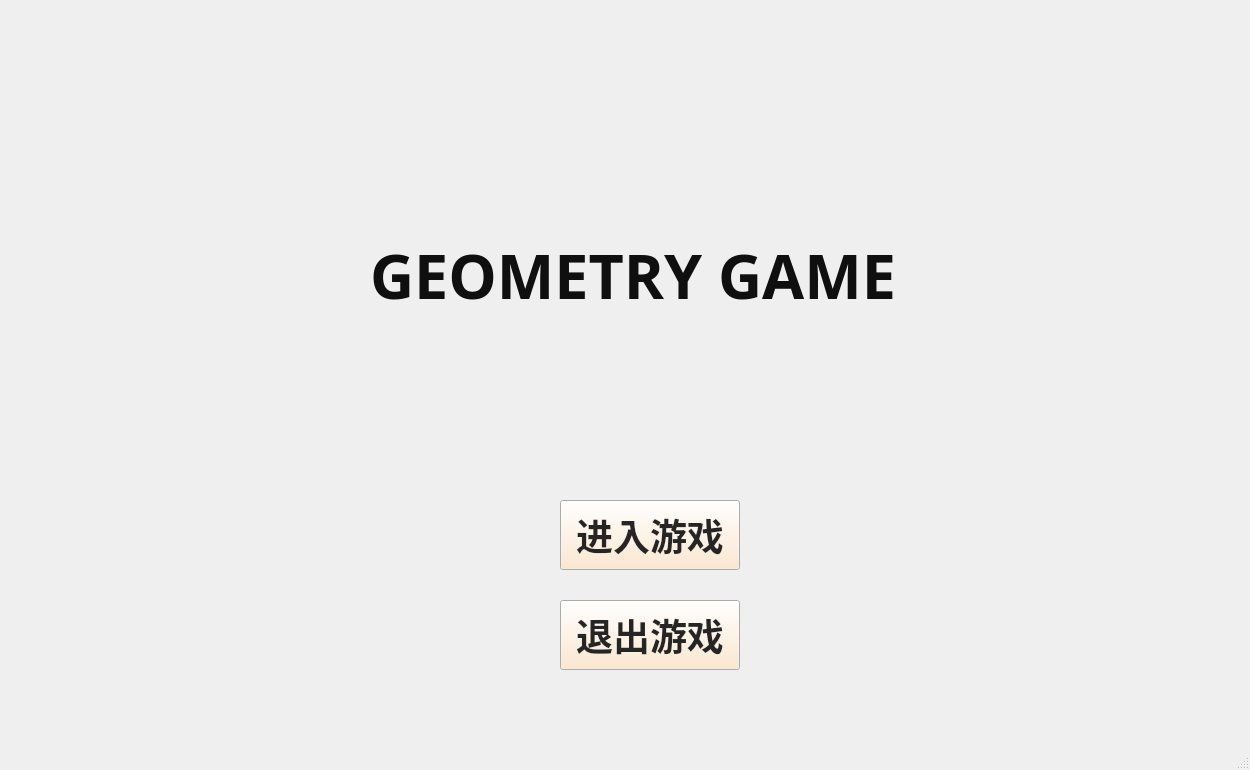
<?xml version="1.0" encoding="UTF-8"?>
<ui version="4.0">
 <class>geometryGame</class>
 <widget class="QMainWindow" name="geometryGame">
  <property name="geometry">
   <rect>
    <x>0</x>
    <y>0</y>
    <width>1250</width>
    <height>770</height>
   </rect>
  </property>
  <property name="palette">
   <palette>
    <active>
     <colorrole role="Button">
      <brush brushstyle="SolidPattern">
       <color alpha="255">
        <red>165</red>
        <green>165</green>
        <blue>165</blue>
       </color>
      </brush>
     </colorrole>
    </active>
    <inactive>
     <colorrole role="Button">
      <brush brushstyle="SolidPattern">
       <color alpha="255">
        <red>165</red>
        <green>165</green>
        <blue>165</blue>
       </color>
      </brush>
     </colorrole>
    </inactive>
    <disabled>
     <colorrole role="Button">
      <brush brushstyle="SolidPattern">
       <color alpha="255">
        <red>165</red>
        <green>165</green>
        <blue>165</blue>
       </color>
      </brush>
     </colorrole>
    </disabled>
   </palette>
  </property>
  <property name="font">
   <font>
    <bold>true</bold>
   </font>
  </property>
  <property name="cursor">
   <cursorShape>ArrowCursor</cursorShape>
  </property>
  <property name="focusPolicy">
   <enum>Qt::ClickFocus</enum>
  </property>
  <property name="windowTitle">
   <string>geometryGame</string>
  </property>
  <widget class="QWidget" name="centralwidget">
   <widget class="QPushButton" name="pushButton_1">
    <property name="enabled">
     <bool>true</bool>
    </property>
    <property name="geometry">
     <rect>
      <x>560</x>
      <y>500</y>
      <width>180</width>
      <height>70</height>
     </rect>
    </property>
    <property name="sizePolicy">
     <sizepolicy hsizetype="Minimum" vsizetype="Fixed">
      <horstretch>0</horstretch>
      <verstretch>0</verstretch>
     </sizepolicy>
    </property>
    <property name="palette">
     <palette>
      <active>
       <colorrole role="WindowText">
        <brush brushstyle="SolidPattern">
         <color alpha="255">
          <red>255</red>
          <green>228</green>
          <blue>196</blue>
         </color>
        </brush>
       </colorrole>
       <colorrole role="Button">
        <brush brushstyle="SolidPattern">
         <color alpha="255">
          <red>255</red>
          <green>228</green>
          <blue>196</blue>
         </color>
        </brush>
       </colorrole>
       <colorrole role="Text">
        <brush brushstyle="SolidPattern">
         <color alpha="255">
          <red>227</red>
          <green>222</green>
          <blue>187</blue>
         </color>
        </brush>
       </colorrole>
       <colorrole role="ButtonText">
        <brush brushstyle="SolidPattern">
         <color alpha="255">
          <red>37</red>
          <green>37</green>
          <blue>37</blue>
         </color>
        </brush>
       </colorrole>
      </active>
      <inactive>
       <colorrole role="WindowText">
        <brush brushstyle="SolidPattern">
         <color alpha="255">
          <red>255</red>
          <green>228</green>
          <blue>196</blue>
         </color>
        </brush>
       </colorrole>
       <colorrole role="Button">
        <brush brushstyle="SolidPattern">
         <color alpha="255">
          <red>255</red>
          <green>228</green>
          <blue>196</blue>
         </color>
        </brush>
       </colorrole>
       <colorrole role="Text">
        <brush brushstyle="SolidPattern">
         <color alpha="255">
          <red>227</red>
          <green>222</green>
          <blue>187</blue>
         </color>
        </brush>
       </colorrole>
       <colorrole role="ButtonText">
        <brush brushstyle="SolidPattern">
         <color alpha="255">
          <red>37</red>
          <green>37</green>
          <blue>37</blue>
         </color>
        </brush>
       </colorrole>
      </inactive>
      <disabled>
       <colorrole role="Button">
        <brush brushstyle="SolidPattern">
         <color alpha="255">
          <red>255</red>
          <green>228</green>
          <blue>196</blue>
         </color>
        </brush>
       </colorrole>
      </disabled>
     </palette>
    </property>
    <property name="font">
     <font>
      <family>华文新魏</family>
      <pointsize>28</pointsize>
      <italic>false</italic>
      <bold>true</bold>
      <stylestrategy>PreferDefault</stylestrategy>
      <kerning>true</kerning>
      <hintingpreference>PreferNoHinting</hintingpreference>
     </font>
    </property>
    <property name="cursor">
     <cursorShape>ArrowCursor</cursorShape>
    </property>
    <property name="focusPolicy">
     <enum>Qt::NoFocus</enum>
    </property>
    <property name="text">
     <string>进入游戏</string>
    </property>
    <property name="autoDefault">
     <bool>false</bool>
    </property>
    <property name="default">
     <bool>false</bool>
    </property>
    <property name="flat">
     <bool>false</bool>
    </property>
   </widget>
   <widget class="QPushButton" name="pushButton_2">
    <property name="geometry">
     <rect>
      <x>560</x>
      <y>600</y>
      <width>180</width>
      <height>70</height>
     </rect>
    </property>
    <property name="palette">
     <palette>
      <active>
       <colorrole role="Button">
        <brush brushstyle="SolidPattern">
         <color alpha="255">
          <red>255</red>
          <green>228</green>
          <blue>196</blue>
         </color>
        </brush>
       </colorrole>
       <colorrole role="Text">
        <brush brushstyle="SolidPattern">
         <color alpha="255">
          <red>165</red>
          <green>165</green>
          <blue>165</blue>
         </color>
        </brush>
       </colorrole>
       <colorrole role="ButtonText">
        <brush brushstyle="SolidPattern">
         <color alpha="255">
          <red>37</red>
          <green>37</green>
          <blue>37</blue>
         </color>
        </brush>
       </colorrole>
      </active>
      <inactive>
       <colorrole role="Button">
        <brush brushstyle="SolidPattern">
         <color alpha="255">
          <red>255</red>
          <green>228</green>
          <blue>196</blue>
         </color>
        </brush>
       </colorrole>
       <colorrole role="Text">
        <brush brushstyle="SolidPattern">
         <color alpha="255">
          <red>165</red>
          <green>165</green>
          <blue>165</blue>
         </color>
        </brush>
       </colorrole>
       <colorrole role="ButtonText">
        <brush brushstyle="SolidPattern">
         <color alpha="255">
          <red>37</red>
          <green>37</green>
          <blue>37</blue>
         </color>
        </brush>
       </colorrole>
      </inactive>
      <disabled>
       <colorrole role="Button">
        <brush brushstyle="SolidPattern">
         <color alpha="255">
          <red>255</red>
          <green>228</green>
          <blue>196</blue>
         </color>
        </brush>
       </colorrole>
      </disabled>
     </palette>
    </property>
    <property name="font">
     <font>
      <family>华文新魏</family>
      <pointsize>28</pointsize>
      <bold>true</bold>
      <hintingpreference>PreferNoHinting</hintingpreference>
     </font>
    </property>
    <property name="focusPolicy">
     <enum>Qt::NoFocus</enum>
    </property>
    <property name="text">
     <string>退出游戏</string>
    </property>
   </widget>
   <widget class="QLabel" name="label_1">
    <property name="geometry">
     <rect>
      <x>370</x>
      <y>200</y>
      <width>600</width>
      <height>150</height>
     </rect>
    </property>
    <property name="palette">
     <palette>
      <active>
       <colorrole role="WindowText">
        <brush brushstyle="SolidPattern">
         <color alpha="255">
          <red>15</red>
          <green>15</green>
          <blue>15</blue>
         </color>
        </brush>
       </colorrole>
       <colorrole role="Text">
        <brush brushstyle="SolidPattern">
         <color alpha="255">
          <red>0</red>
          <green>0</green>
          <blue>0</blue>
         </color>
        </brush>
       </colorrole>
      </active>
      <inactive>
       <colorrole role="WindowText">
        <brush brushstyle="SolidPattern">
         <color alpha="255">
          <red>15</red>
          <green>15</green>
          <blue>15</blue>
         </color>
        </brush>
       </colorrole>
       <colorrole role="Text">
        <brush brushstyle="SolidPattern">
         <color alpha="255">
          <red>0</red>
          <green>0</green>
          <blue>0</blue>
         </color>
        </brush>
       </colorrole>
      </inactive>
      <disabled/>
     </palette>
    </property>
    <property name="font">
     <font>
      <family>Jokerman</family>
      <pointsize>46</pointsize>
      <bold>true</bold>
     </font>
    </property>
    <property name="text">
     <string>GEOMETRY GAME</string>
    </property>
   </widget>
  </widget>
  <widget class="QMenuBar" name="menubar">
   <property name="geometry">
    <rect>
     <x>0</x>
     <y>0</y>
     <width>1250</width>
     <height>17</height>
    </rect>
   </property>
  </widget>
  <widget class="QStatusBar" name="statusbar"/>
 </widget>
 <resources/>
 <connections/>
</ui>
